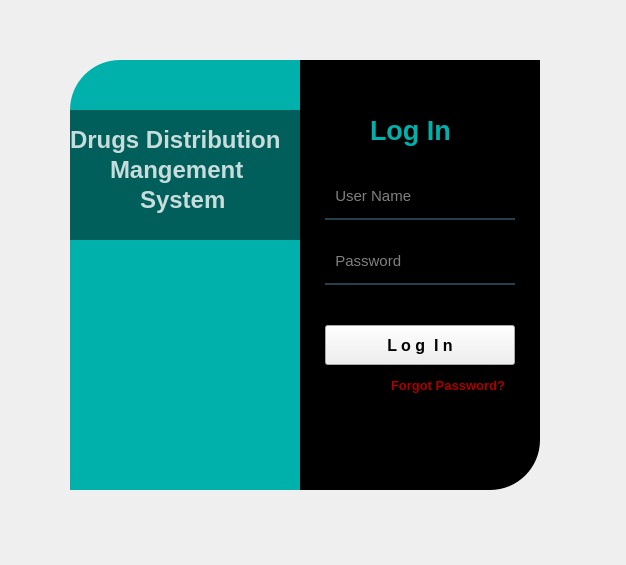
<?xml version="1.0" encoding="UTF-8"?>
<ui version="4.0">
 <class>Form</class>
 <widget class="QWidget" name="Form">
  <property name="geometry">
   <rect>
    <x>0</x>
    <y>0</y>
    <width>626</width>
    <height>565</height>
   </rect>
  </property>
  <property name="windowTitle">
   <string>Login</string>
  </property>
  <widget class="QWidget" name="widget" native="true">
   <property name="geometry">
    <rect>
     <x>30</x>
     <y>30</y>
     <width>550</width>
     <height>500</height>
    </rect>
   </property>
   <property name="styleSheet">
    <string notr="true">QPushButton#pushButton{
	background-color: qlineargradient(spread:pad, x1:0, y1:0.505682, x2:1, y2:0.477, stop:0 rgba(11, 131, 120, 219), stop:1 rgba(85, 98, 112, 226));
	color:rgba(255, 255, 255, 210);
	border-radius:5px;
}

QPushButton#pushButton:hover{
	background-color: qlineargradient(spread:pad, x1:0, y1:0.505682, x2:1, y2:0.477, stop:0 rgba(150, 123, 111, 219), stop:1 rgba(85, 81, 84, 226));
}

QPushButton#pushButton:pressed{
	padding-left:5px;
	padding-top:5px;
	background-color:rgba(150, 123, 111, 255);
}

QPushButton#pushButton_2, #pushButton_3, #pushButton_4, #pushButton_5{
	background-color: rgba(0, 0, 0, 0);
	color:rgba(85, 98, 112, 255);
}

QPushButton#pushButton_2:hover, #pushButton_3:hover, #pushButton_4:hover, #pushButton_5:hover{
	color: rgba(131, 96, 53, 255);
}

QPushButton#pushButton_2:pressed, #pushButton_3:pressed, #pushButton_4:pressed, #pushButton_5:pressed{
	padding-left:5px;
	padding-top:5px;
	color:rgba(91, 88, 53, 255);
}

</string>
   </property>
   <widget class="QLabel" name="label">
    <property name="geometry">
     <rect>
      <x>40</x>
      <y>30</y>
      <width>280</width>
      <height>430</height>
     </rect>
    </property>
    <property name="styleSheet">
     <string notr="true">border-image: url(:/images/background.jpg);
border-top-left-radius: 50px;</string>
    </property>
    <property name="text">
     <string/>
    </property>
   </widget>
   <widget class="QLabel" name="label_2">
    <property name="geometry">
     <rect>
      <x>40</x>
      <y>30</y>
      <width>231</width>
      <height>430</height>
     </rect>
    </property>
    <property name="styleSheet">
     <string notr="true">background-color:#00b1ab;
border-top-left-radius: 50px;</string>
    </property>
    <property name="text">
     <string/>
    </property>
    <property name="pixmap">
     <pixmap>:/images/C:/Users/Muhammad Umar/Downloads/download.jpg</pixmap>
    </property>
    <property name="scaledContents">
     <bool>true</bool>
    </property>
    <property name="wordWrap">
     <bool>false</bool>
    </property>
   </widget>
   <widget class="QLabel" name="label_3">
    <property name="geometry">
     <rect>
      <x>270</x>
      <y>30</y>
      <width>240</width>
      <height>430</height>
     </rect>
    </property>
    <property name="styleSheet">
     <string notr="true">background-color:rgba(0, 0, 0, 75);
background-color: rgb(0, 0, 0);
border-bottom-right-radius: 50px;</string>
    </property>
    <property name="text">
     <string/>
    </property>
   </widget>
   <widget class="QLabel" name="label_4">
    <property name="geometry">
     <rect>
      <x>340</x>
      <y>80</y>
      <width>100</width>
      <height>40</height>
     </rect>
    </property>
    <property name="font">
     <font>
      <family>Tahoma</family>
      <pointsize>20</pointsize>
      <weight>75</weight>
      <bold>true</bold>
     </font>
    </property>
    <property name="styleSheet">
     <string notr="true">color:#00b1ab;</string>
    </property>
    <property name="text">
     <string>Log In</string>
    </property>
   </widget>
   <widget class="QLineEdit" name="txtusernamelogin">
    <property name="geometry">
     <rect>
      <x>295</x>
      <y>150</y>
      <width>190</width>
      <height>40</height>
     </rect>
    </property>
    <property name="font">
     <font>
      <family>Tahoma</family>
      <pointsize>11</pointsize>
     </font>
    </property>
    <property name="styleSheet">
     <string notr="true">background-color:rgba(0, 0, 0, 0);
border:none;
border-bottom:2px solid rgba(46, 82, 101, 200);
color: rgb(255, 255, 255);
padding-bottom:7px;</string>
    </property>
    <property name="placeholderText">
     <string>  User Name</string>
    </property>
   </widget>
   <widget class="QLineEdit" name="txtpasswordlogin">
    <property name="geometry">
     <rect>
      <x>295</x>
      <y>215</y>
      <width>190</width>
      <height>40</height>
     </rect>
    </property>
    <property name="font">
     <font>
      <family>Tahoma</family>
      <pointsize>11</pointsize>
     </font>
    </property>
    <property name="styleSheet">
     <string notr="true">background-color:rgba(0, 0, 0, 0);
border:none;
border-bottom:2px solid rgba(46, 82, 101, 200);
color: rgb(255, 255, 255);
padding-bottom:7px;</string>
    </property>
    <property name="echoMode">
     <enum>QLineEdit::Password</enum>
    </property>
    <property name="placeholderText">
     <string>  Password</string>
    </property>
   </widget>
   <widget class="QPushButton" name="btnlogin">
    <property name="geometry">
     <rect>
      <x>295</x>
      <y>295</y>
      <width>190</width>
      <height>40</height>
     </rect>
    </property>
    <property name="font">
     <font>
      <family>Tahoma</family>
      <pointsize>12</pointsize>
      <weight>75</weight>
      <bold>true</bold>
     </font>
    </property>
    <property name="text">
     <string>L o g  I n</string>
    </property>
   </widget>
   <widget class="QLabel" name="lblforgetpassword">
    <property name="geometry">
     <rect>
      <x>361</x>
      <y>345</y>
      <width>121</width>
      <height>20</height>
     </rect>
    </property>
    <property name="font">
     <font>
      <family>Tahoma</family>
      <pointsize>10</pointsize>
      <weight>75</weight>
      <bold>true</bold>
     </font>
    </property>
    <property name="styleSheet">
     <string notr="true">color: rgb(255, 255, 255);
color: rgb(170, 0, 0);</string>
    </property>
    <property name="text">
     <string>Forgot Password?</string>
    </property>
   </widget>
   <widget class="QLabel" name="label_6">
    <property name="geometry">
     <rect>
      <x>40</x>
      <y>80</y>
      <width>230</width>
      <height>130</height>
     </rect>
    </property>
    <property name="styleSheet">
     <string notr="true">background-color:rgba(0, 0, 0, 120);</string>
    </property>
    <property name="text">
     <string/>
    </property>
   </widget>
   <widget class="QLabel" name="label_7">
    <property name="geometry">
     <rect>
      <x>40</x>
      <y>90</y>
      <width>221</width>
      <height>40</height>
     </rect>
    </property>
    <property name="font">
     <font>
      <family>Tahoma</family>
      <pointsize>18</pointsize>
      <weight>75</weight>
      <bold>true</bold>
     </font>
    </property>
    <property name="styleSheet">
     <string notr="true">color:rgba(255, 255, 255, 200);</string>
    </property>
    <property name="text">
     <string>Drugs Distribution</string>
    </property>
   </widget>
   <widget class="QLabel" name="label_8">
    <property name="geometry">
     <rect>
      <x>80</x>
      <y>120</y>
      <width>151</width>
      <height>40</height>
     </rect>
    </property>
    <property name="font">
     <font>
      <family>Tahoma</family>
      <pointsize>18</pointsize>
      <weight>75</weight>
      <bold>true</bold>
     </font>
    </property>
    <property name="styleSheet">
     <string notr="true">color:rgba(255, 255, 255, 200);</string>
    </property>
    <property name="text">
     <string>Mangement</string>
    </property>
   </widget>
   <widget class="QLabel" name="label_9">
    <property name="geometry">
     <rect>
      <x>110</x>
      <y>150</y>
      <width>91</width>
      <height>40</height>
     </rect>
    </property>
    <property name="font">
     <font>
      <family>Tahoma</family>
      <pointsize>18</pointsize>
      <weight>75</weight>
      <bold>true</bold>
     </font>
    </property>
    <property name="styleSheet">
     <string notr="true">color:rgba(255, 255, 255, 200);</string>
    </property>
    <property name="text">
     <string>System</string>
    </property>
   </widget>
  </widget>
 </widget>
 <resources>
  <include location="res.qrc"/>
 </resources>
 <connections/>
</ui>
